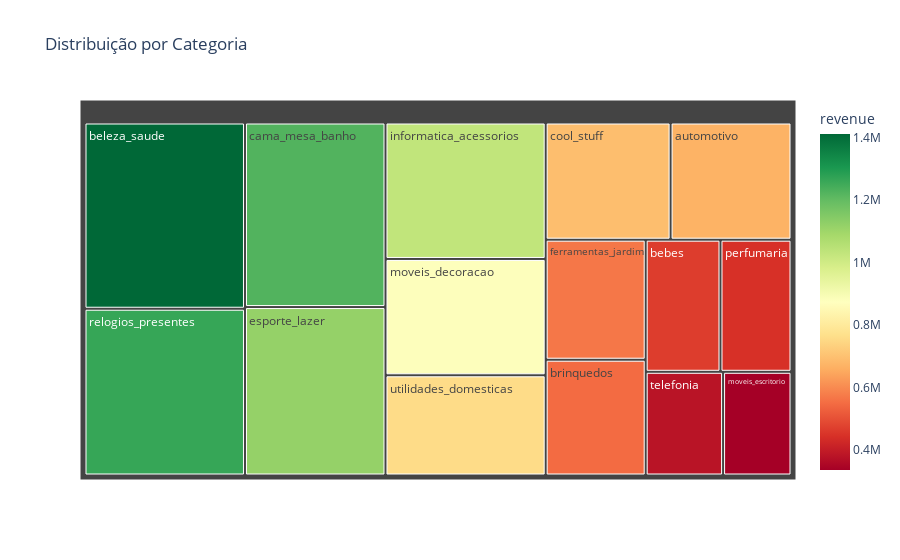

Notebook source saved alongside this figure:
### Code cell
top15 = df.groupby('product_category_name')['revenue'].sum().sort_values(ascending=False).head(15).reset_index()

fig = px.treemap(top15, path=['product_category_name'], values='revenue',
                 title='Distribuição por Categoria',
                 color='revenue', color_continuous_scale='RdYlGn')
fig.write_html('../outputs/treemap_categorias.html')
fig.show()
print("✓ Salvo: outputs/treemap_categorias.html")

### Figure 1 — Plotly figure (JSON) as saved in the notebook; plotly's stock layout.template omitted (floating-point values rounded to 4 significant figures)
{"data": [{"branchvalues": "total", "customdata": [[1412000.0], [1264000.0], [1225000.0], [1118000.0], [1033000.0], [880300.0], [758400.0], [691700.0], [669500.0], [567100.0], [547100.0], [466700.0], [443200.0], [379200.0], [335200.0]], "domain": {"x": [0, 1], "y": [0, 1]}, "hovertemplate": "labels=%{label}<br>revenue_sum=%{value}<br>parent=%{parent}<br>id=%{id}<br>revenue=%{color}<extra></extra>", "ids": ["beleza_saude", "relogios_presentes", "cama_mesa_banho", "esporte_lazer", "informatica_acessorios", "moveis_decoracao", "utilidades_domesticas", "cool_stuff", "automotivo", "ferramentas_jardim", "brinquedos", "bebes", "perfumaria", "telefonia", "moveis_escritorio"], "labels": ["beleza_saude", "relogios_presentes", "cama_mesa_banho", "esporte_lazer", "informatica_acessorios", "moveis_decoracao", "utilidades_domesticas", "cool_stuff", "automotivo", "ferramentas_jardim", "brinquedos", "bebes", "perfumaria", "telefonia", "moveis_escritorio"], "marker": {"coloraxis": "coloraxis", "colors": [1412000.0, 1264000.0, 1225000.0, 1118000.0, 1033000.0, 880300.0, 758400.0, 691700.0, 669500.0, 567100.0, 547100.0, 466700.0, 443200.0, 379200.0, 335200.0]}, "name": "", "parents": ["", "", "", "", "", "", "", "", "", "", "", "", "", "", ""], "type": "treemap", "values": [1412000.0, 1264000.0, 1225000.0, 1118000.0, 1033000.0, 880300.0, 758400.0, 691700.0, 669500.0, 567100.0, 547100.0, 466700.0, 443200.0, 379200.0, 335200.0]}], "layout": {"coloraxis": {"colorbar": {"title": {"text": "revenue"}}, "colorscale": [[0, "rgb(165,0,38)"], [0.1, "rgb(215,48,39)"], [0.2, "rgb(244,109,67)"], [0.3, "rgb(253,174,97)"], [0.4, "rgb(254,224,139)"], [0.5, "rgb(255,255,191)"], [0.6, "rgb(217,239,139)"], [0.7, "rgb(166,217,106)"], [0.8, "rgb(102,189,99)"], [0.9, "rgb(26,152,80)"], [1, "rgb(0,104,55)"]]}, "legend": {"tracegroupgap": 0}, "title": {"text": "Distribuição por Categoria"}}}
